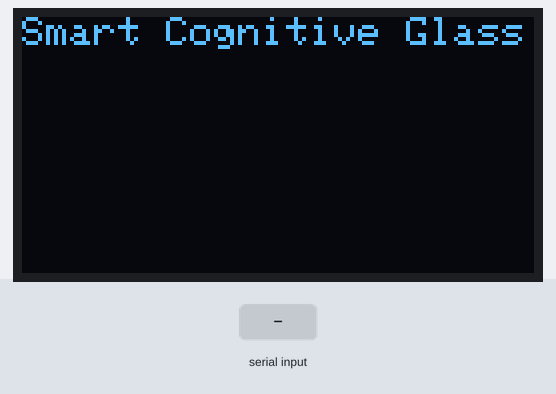
Recording of a sketch running on a simulated ESP32. Shown: 128×64 one-colour display. The test bench sets the inputs (shaded band). Nothing arrives over Bluetooth unless stated; what the sketch prints to the serial monitor is not drawn.

Above: at 1.2 s.
1.3 s: "1\n" received over the second serial link
At 2.5 s:
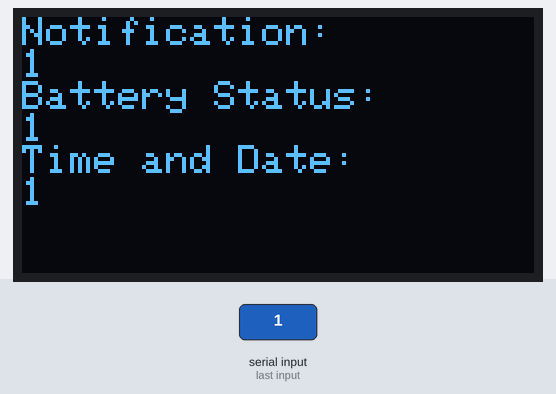
2.8 s: "0\n" received over the second serial link
At 3.7 s:
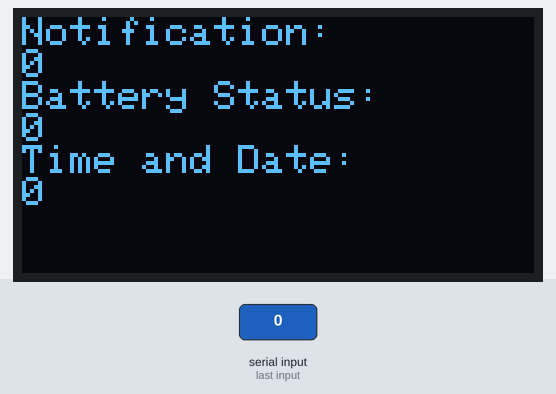
4.4 s: "2\n" received over the second serial link
At 5.8 s:
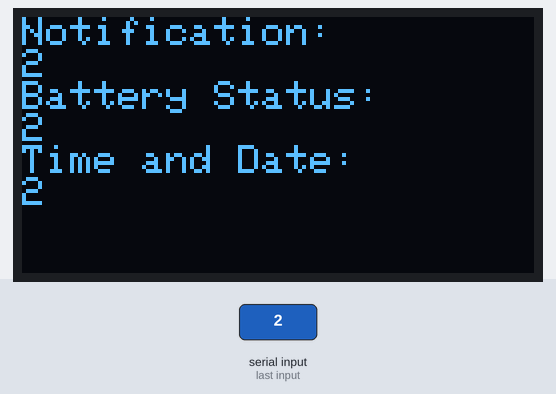
Timing chart, 0 to 7.4 s (numbered marks = the images above; inputs shaded):
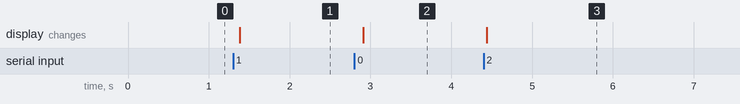

Measured:
- after the input at 1.3 s, the display: changes after 0.08 s (image 1)
- after the input at 2.8 s, the display: changes after 0.11 s (image 2)
- after the input at 4.4 s, the display: changes at once (image 3)

The sketch:

Smart_Cognitive_Glass-1.ino
```cpp
#include "BluetoothSerial.h"
#include <Wire.h>
#include <Adafruit_GFX.h>
#include <Adafruit_SSD1306.h>

#define SCREEN_WIDTH 128 // OLED display width, in pixels
#define SCREEN_HEIGHT 64 // OLED display height, in pixels

BluetoothSerial SerialBT;

// Declaration for an SSD1306 display connected to I2C
Adafruit_SSD1306 display(SCREEN_WIDTH, SCREEN_HEIGHT, &Wire, -1);

String receivedData;

void setup() {
  Serial.begin(115200);
  SerialBT.begin("Smart Cognitive Glass");

  // Initialize the OLED display
  if (!display.begin(SSD1306_SWITCHCAPVCC, 0x3C)) {
    Serial.println(F("SSD1306 allocation failed"));
    for (;;);
  }
  display.clearDisplay();
  display.setTextSize(1);
  display.setTextColor(WHITE);
  display.setCursor(0, 0);
  display.println("Smart Cognitive Glass");
  display.display();

  Serial.println("Waiting for a Bluetooth connection...");
}

void loop() {
  if (SerialBT.available()) {
    receivedData = SerialBT.readStringUntil('\n');


    int delimiterIndex = receivedData.indexOf('|');
    String notification = receivedData.substring(0, delimiterIndex);
    String batteryStatus = receivedData.substring(delimiterIndex + 1, receivedData.indexOf('|', delimiterIndex + 1));
    String timeAndDate = receivedData.substring(receivedData.indexOf('|', delimiterIndex + 1) + 1);


    display.clearDisplay();
    display.setCursor(0, 0);
    display.println("Notification:");
    display.println(notification);
    display.println("Battery Status:");
    display.println(batteryStatus);
    display.println("Time and Date:");
    display.println(timeAndDate);
    display.display();

    receivedData = ""; // Clear the received data string
  }
  delay(100);
}
```
